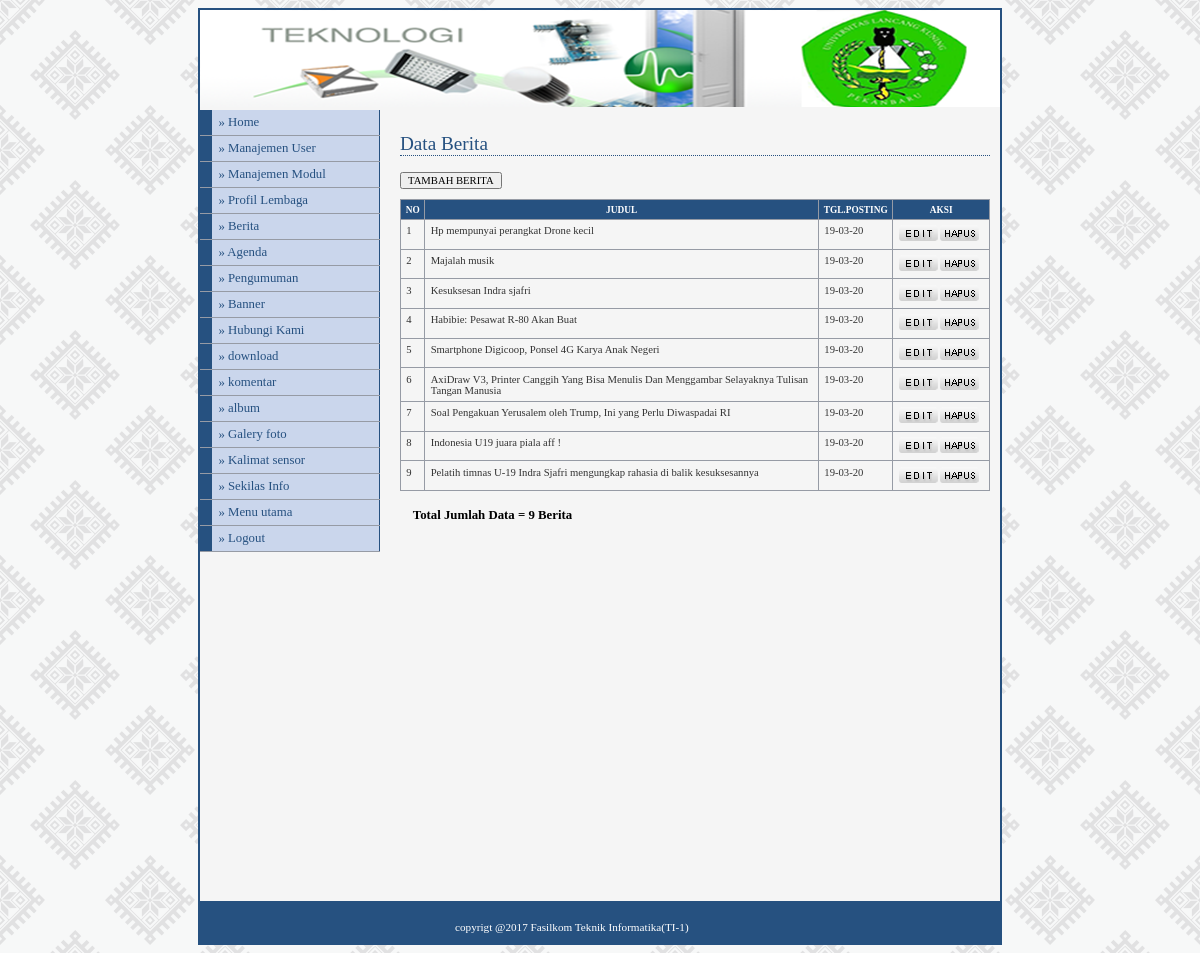
Page /admin/media.php?module=berita (signed in) on the committed database.
### tables this page shows
CREATE TABLE IF NOT EXISTS `berita` (
`id_berita` int(5) NOT NULL,
  `id_kategori` int(5) NOT NULL,
  `id_user` varchar(50) NOT NULL,
  `judul` varchar(100) NOT NULL,
  `isi_berita` text NOT NULL,
  `gambar` varchar(100) NOT NULL,
  `hari` varchar(20) NOT NULL,
  `tanggal` date NOT NULL,
  `jam` time NOT NULL,
  `dibaca` int(5) NOT NULL DEFAULT '1'
);

CREATE TABLE IF NOT EXISTS `modul` (
`id_modul` int(5) NOT NULL,
  `nama_modul` varchar(50) NOT NULL,
  `link` varchar(50) NOT NULL,
  `publish` enum('Y','N') NOT NULL,
  `status` enum('user','admin') NOT NULL,
  `urutan` int(5) NOT NULL,
  `aktif` enum('Y','N') NOT NULL
);

### admin/modul/mod_berita/berita.php (the view, shortened to what this page needs)
<?php
if (empty($_SESSION['namauser']) AND empty($_SESSION['passuser'])){
      echo "<center>Untuk mengakses modul, Anda harus login <br>";
      echo "<a href=index.php><b>LOGIN</b></a></center>";
}
else{
$aksi="modul/mod_berita/aksi_berita.php";
switch (@$_GET['act']){
  default:
  echo "<h2>Data Berita</h2>
		<input type=submit value='TAMBAH BERITA'
		onclick=\"window.location.href='?module=berita&act=tambahberita';\">
		<table border=1>
		<tr><th>no</th>
		<th>Judul</th>
		<th>tgl.posting</th>
		<th colspan=2>Aksi</th></tr>";
		$no=1;
		$tgl_posting=date('d-m-y');
		$tampil = "Select * from berita order by id_berita asc";
		$hasil=mysql_query($tampil);
		$total=mysql_num_rows($hasil);
		while($r=mysql_fetch_array($hasil)){
		echo"<tr><td>$no</td><td>$r[judul]</td><td>$tgl_posting</td>
			<td class='center' width='85'><a href=?module=berita&act=editberita&id=$r[id_berita]><img src='images/edit.png' border='0' title='edit' /></a>
		                <a href=\"$aksi?module=berita&act=delete&id=$r[id_berita]&namafile=$r[gambar]\" onClick=\"return confirm('Apakah Anda benar-benar mau menghapusnya?')\"><img src='images/del.png' border='0' title='hapus' /></a></td></tr>";
			$no++;
		}
		echo"</table>";
        echo"<p align=left> <b>Total Jumlah Data = $total Berita</b></p>";
  break;
	}
}
?>

### admin/menu.php (shortened to what this page needs)
<?php
if ($_SESSION['level']=='admin'){
$sql=mysql_query("SELECT * FROM modul ORDER BY urutan");
}
else{
$sql=mysql_query("SELECT * FROM modul
WHERE status='user' ORDER BY urutan");
}
while ($data=mysql_fetch_array($sql)){
echo "<li><a href='$data[link]'>
&#187; $data[nama_modul]</a></li>";
}
?>

### admin/adminstyle1.css (style rules this page uses)
body { font-family : Tahoma; text-align : center; }
#content1 p { font-size : 80%; line-height : 1.8em; padding-left : 1em; }
#menu li { Width : 180px; border-bottom : 1px solid #969BA5; margin : 0; padding : 0; font-size : 80%; vertical-align : bottom; }
#menu a:link, #menu a:visited { Display : block; padding : 5px 5px 5px 0.5em; border-left : 12px solid #265180; border-right : 1px solid #265180; background-color : #CAD6EC; color : #265180; text-decoration : none; }
a:link,a:visited { color : #265180; }
h2 { font : normal 120% Georgia; color : #265180; background-color : transparent; border-bottom : 1px dotted #265180; }
table { font-family : Tahoma; font-size : 8pt; border-width : 1px; border-style : solid; border-color : #999999; border-collapse : collapse; margin : 10px 0px; }
th { color : #FFFFFF; font-size : 7pt; text-transform : uppercase; text-align : center; padding : 0.5em; border-width : 1px; border-style : solid; border-color : #969BA5; border-collapse : collapse; background-color : #265180; }
td { padding : 0.5em; color : #333333; vertical-align : top; border-width : 1px; border-style : solid; border-color : #969BA5; border-collapse : collapse; }
input,textarea,select { font-family : Tahoma; font-size : 8pt; }

### rows in the picture
berita: judul "Hp mempunyai perangkat Drone kecil"
berita: judul "Majalah musik"
berita: judul "Kesuksesan Indra sjafri"
berita: judul "Habibie: Pesawat R-80 Akan Buat"
berita: judul "Smartphone Digicoop, Ponsel 4G Karya Anak Negeri"
berita: judul "AxiDraw V3, Printer Canggih Yang Bisa Menulis Dan Menggambar Selayaknya Tulisan Tangan Manusia"
berita: judul "Soal Pengakuan Yerusalem oleh Trump, Ini yang Perlu Diwaspadai RI"
berita: judul "Indonesia U19 juara piala aff !"
berita: judul "Pelatih timnas U-19 Indra Sjafri mengungkap rahasia di balik kesuksesannya"
modul: nama_modul "Manajemen User"
modul: nama_modul "Manajemen Modul"
modul: nama_modul "Profil Lembaga"
modul: nama_modul "Berita"
modul: nama_modul "Agenda"
modul: nama_modul "Pengumuman"
modul: nama_modul "Banner"
modul: nama_modul "Hubungi Kami"
modul: nama_modul "download"
modul: nama_modul "komentar"
modul: nama_modul "album"
modul: nama_modul "Galery foto"
modul: nama_modul "Kalimat sensor"
modul: nama_modul "Sekilas Info"
modul: nama_modul "Menu utama"

### other values in the picture
$total "9"
